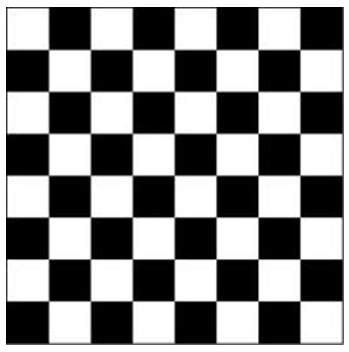
#> input picture 1.jpg, 349 x 352 px, given in place of the camera
$ python detector.py   (older library calls are emulated)
#> lines starting #> are read from the running program, lines starting #| are printed output that depends on the picture; after the words box and inside, x2 and y2 are one past the last pixel; in counts of white or black regions, pixels touching at a corner belong together
import cv2
import numpy as np


"""
TODO:
1) Decrement epsil (for approxContours) if the board isn't found (loose constraints --> serious constraints)
2) Check out the Nao's camera (hopefully it is better than my crap cam)
3) Figure out the best way to detect the board

"""
global tester


from random import randint
WIDTH = 640
HEIGHT = 480
#Detecting duplicates
MAX_DUPLICATE_DELTA = 1.1
#Minimum area
MIN_AREA = 0.005 * WIDTH * HEIGHT

#Checking if 2 areas are equal
MAX_AREA_DELTA = 1.3
NONEXISTENT = -404
#0 = Fujitsu Webcam
#2 = external cam
video = cv2.VideoCapture(0)
if(not video.isOpened()):
    video.open(-1)
    print("Most likely, this won't work")

video.set(cv2.CAP_PROP_FRAME_WIDTH, WIDTH)
video.set(cv2.CAP_PROP_FRAME_HEIGHT, HEIGHT)

def main():
    global MAX_DUPLICATE_DELTA
    global MIN_AREA
    global MAX_AREA_DELTA
    global NONEXISTENT

    global video
    returnValue, colorImg = video.read()
#> colorImg is the input picture: shape (352, 349, 3); min 0, max 255, mean 135.1
    if(returnValue == False):
        print("No video?")
        return

    #colorImg = cv2.imread('2.jpg')
    #colorImg = cv2.resize(colorImg, (0,0), fx=0.5, fy=0.5)

    #cv2.imshow("Color", colorImg)

    img = cv2.cvtColor(colorImg, cv2.COLOR_BGR2GRAY)

    blurSize = 5
    img = cv2.GaussianBlur(img, (blurSize, blurSize), 0, 0)
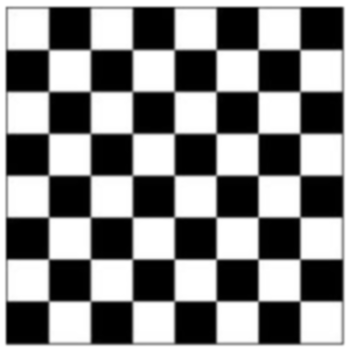
#> img: shape (352, 349); min 0, max 255, mean 135.1
    """
    #Testing out the different image blurring algorithms
    h, w = img.shape
    dst = np.zeros((h, w))

    dst = cv2.blur(img, (blurSize, blurSize))
    cv2.imshow("test", dst)
    dst = cv2.GaussianBlur(img, (blurSize, blurSize), 0, 0)
    cv2.imshow("testG", dst)
    dst = cv2.medianBlur(img, blurSize)
    cv2.imshow("testM", dst)
    """


    #edges = cv2.Canny(img, 70, 100)

    """
    #Auto canny
    sigma = 0.33
    # compute the median of the single channel pixel intensities
    v = np.median(img)

    # apply automatic Canny edge detection using the computed median
    lower = int(max(0, (1.0 - sigma) * v))
    upper = int(min(255, (1.0 + sigma) * v))
    edges = cv2.Canny(img, lower, upper)
    # return the edged image
    """

    #edges = cv2.bitwise_not(edges)
    #ret2,edges = cv2.threshold(img,0,255,cv2.THRESH_BINARY+cv2.THRESH_OTSU)
    #edges = cv2.adaptiveThreshold(img, 255, cv2.ADAPTIVE_THRESH_MEAN_C, cv2.THRESH_BINARY, 33, 0)

    """
    #Also works reasonably well without the laplacian filter
    edges = cv2.Laplacian(img,cv2.CV_8U, scale = 5)
    edges = cv2.blur(edges, (3, 3))
    edges = cv2.threshold(img,170,255,cv2.THRESH_BINARY)[1] #!!!![1]!!!!
    cv2.imshow("Lap", edges)
    """
    #TODO Tweak those parameters (the last 2)
    edges = cv2.adaptiveThreshold(img, 255, cv2.ADAPTIVE_THRESH_GAUSSIAN_C, cv2.THRESH_BINARY, 11, 5)
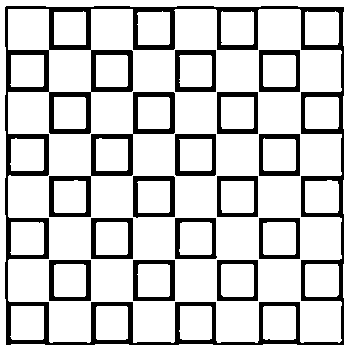
#> edges: shape (352, 349); 80.6% white; 15 black regions, largest, box (x1, y1, x2, y2) and area: (5, 6, 344, 345) 13051, (49, 92, 175, 217) 2173, (133, 176, 175, 218) 699
    edges = cv2.bitwise_not(edges)

    kernel = np.ones((5,5),np.uint8)
    #edges = cv2.dilate(edges,kernel,iterations = 1)
    edges = cv2.morphologyEx(edges, cv2.MORPH_CLOSE, kernel)
#> edges: shape (352, 349); 19.5% white; 10 white regions

    cv2.imshow("Adaptive Threshold", edges)

    magicWhatDoesThisDo, contours, hierarchy = cv2.findContours(edges, cv2.RETR_TREE, cv2.CHAIN_APPROX_SIMPLE)
#> contours = 51 contours; largest, box (x1, y1, x2, y2) and area: (5, 6, 344, 345) 113598, (7, 8, 342, 343) 59028, (132, 133, 176, 177) 1847, (48, 133, 92, 177) 1847, (90, 91, 134, 135) 1847

    if(hierarchy is None):
        print("No edges")
        return

    '''
    >>> hierarchy
    array([[[ 7, -1,  1, -1],
            [-1, -1,  2,  0],
            [-1, -1,  3,  1],
            [-1, -1,  4,  2],
            [-1, -1,  5,  3],
            [ 6, -1, -1,  4],
            [-1,  5, -1,  4],
            [ 8,  0, -1, -1],
            [-1,  7, -1, -1]]])

    [ 7, -1,  1, -1]
    vvvvvvvvvvvvvvv
    Contour 0: [NextOtherContourSameLevel, PrevOtherContourSameLevel, ChildContour, ParentContour]
    '''

    #h, w = img.shape
    #contourImg = np.zeros((h, w))
    #colorImg = cv2.drawContours(colorImg, contours[0], -1, (0, 0, 255), 1)

    colorImg[:] = (0, 0, 0)
#> colorImg: shape (352, 349, 3); every value is 0

    hierarchy = hierarchy[0]

    cleanUpHierarchy(hierarchy, contours)
#> the loop in cleanUpHierarchy, `for i in range(len(contours)):#{` made 51 passes
#> (parentContour, childContour, nextContour, prevContour, area) on passes 2 to 9: (0, -1, 2, -1, 1175), (0, -1, 3, -1, 1146.5), (0, -1, 4, -1, 1146), (0, -1, 5, -1, 1185), (0, -1, 6, -1, 1178.5), (0, -1, 7, -1, 1115.5), (0, -1, 8, -1, 1147), (0, -1, 9, -1, 1085.5)
    #showContours(hierarchy, contours, colorImg, 0)

    #indexes & indices are both purr-fectly acceptable words
    pawsibleBoardIndices = findBoards(hierarchy, contours)
#> the loop in findBoards, `for i in range(len(contours)):#{` made 51 passes
#> area on passes 1, 15: 113597.5, 1847
#> (printed output is left out)
#> after the loop in findBoards, `for i in range(len(contours)):#{`: contours = 51 contours; largest, box (x1, y1, x2, y2) and area: (6, 6, 344, 345) 113738, (7, 8, 342, 343) 66028, (132, 133, 176, 177) 1765, (48, 133, 92, 177) 1765, (90, 91, 134, 135) 1765; possibleBoards = []
#> pawsibleBoardIndices = []

    #Perspective transformation
    if(len(pawsibleBoardIndices) >= 1):
        boardImageSize = 300
        boardImage = np.zeros((boardImageSize, boardImageSize))
        boardContour = contours[pawsibleBoardIndices[0]]

        fromPoints = np.float32([boardContour[0,0], boardContour[1,0], boardContour[2,0], boardContour[3,0]])
        toPoints = np.float32([[0, 0], [0, boardImageSize], [boardImageSize, boardImageSize], [boardImageSize, 0]])
        matrix = cv2.getPerspectiveTransform(fromPoints, toPoints)

        boardImage = cv2.warpPerspective(img, matrix, (boardImageSize,boardImageSize))
        cv2.imshow("Warp Drive" , boardImage)


    showContours(hierarchy, contours, colorImg, 1)

    for boardIndex in pawsibleBoardIndices:
        #Draw the board
        colorImg = cv2.drawContours(colorImg, [contours[boardIndex]], -1, (0,0,255), 20)
        #With all of it's children
        childIndex = hierarchy[boardIndex,2]
        while(childIndex != -1):
            colorImg = cv2.drawContours(colorImg, [contours[childIndex]], 0, (randint(0,255),randint(0,255),randint(0,255)), 1)
            childIndex = hierarchy[childIndex,0]

    """
    for i in range(len(contours)):
        if(hierarchy[i,0] != NONEXISTENT):
            hue = i/len(contours) * 255
            hsvColor = np.uint8([[[hue, 255, 255]]])

            rgb = cv2.cvtColor(hsvColor, cv2.COLOR_HSV2BGR)

            #The countour that we will draw
            cnt = contours[i]
            colorImg = cv2.drawContours(colorImg, [cnt], 0, (int(rgb[0][0][0]), int(rgb[0][0][1]), int(rgb[0][0][2])), 1)
            colorImg = cv2.drawContours(colorImg, cnt, -1, (0,0,255), 2)
            #colorImg = cv2.drawContours(colorImg, [cnt], 0, (randint(0,255),randint(0,255),randint(0,255)), cv2.FILLED)
    """

    cv2.imshow("Edgelords FTW" , colorImg)
#}

def showContours(hierarchy, contours, img, showID = 0):
#> called with hierarchy = array of shape (51, 4), showID = 1
    for i in range(len(contours)):
        if(hierarchy[i,0] != NONEXISTENT):
            #The countour that we will draw
            cnt = contours[i]
            img = cv2.drawContours(img, [cnt], 0, (randint(0,255),randint(0,255),randint(0,255)), 1)
            img = cv2.drawContours(img, cnt, -1, (0,0,255), 2)
#> this loop made 51 passes
#> cnt on passes 1, 15, 16, 20, 21, 25, 26, 32: [[6, 6], [6, 344], [343, 344], [343, 7]], [[132, 134], [174, 133], [175, 175], [133, 176]], [[48, 134], [90, 133], [91, 175], [49, 176]], [[90, 92], [132, 91], [133, 133], [91, 134]], [[7, 92], [48, 91], [49, 133], [8, 134]], [[132, 50], [174, 49], [175, 91], [133, 92]], [[48, 50], [90, 49], [91, 91], [49, 92]], [[217, 260], [217, 300], [257, 300], [257, 260]]
#> pass 1, in showContours, `img = cv2.drawContours(img, [cnt], 0, (randint(0,255),randint(0,255),r..`:
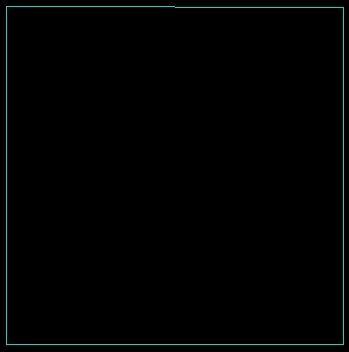
#> img: shape (352, 349, 3); mean B, G, R 2.2, 2.4, 0.2
#> after the loop:
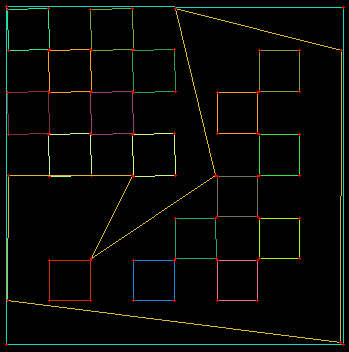
#> img: shape (352, 349, 3); mean B, G, R 4.6, 7.7, 6.4
    #cv2.imshow("ShowMe" + str(showID), img)

#I like GLSL, so I decided to implement this function...
def clamp(num, minValue, maxValue):
    return min(max(num, minValue), maxValue)

#The maximum ratio delta should be something like 1.2
#Only works for positive numbers
def approxEqual(num1, num2, maxRatioDelta):
    if(num2 == 0 or num1 == 0): return False
    ratio = num1 / num2
    if(num2 > num1):
        ratio = 1 / ratio
    return ratio < maxRatioDelta

def invalidateContour(hierarchy, contourIndex):
    global NONEXISTENT
    hierarchy[contourIndex,0] = NONEXISTENT
    hierarchy[contourIndex,1] = NONEXISTENT
    hierarchy[contourIndex,2] = NONEXISTENT
    hierarchy[contourIndex,3] = NONEXISTENT

def cleanUpHierarchy(hierarchy, contours):#{
    """
    Gets rid of the crappy duplicates and the too small contours
    """
    global NONEXISTENT
    for i in range(len(contours)):#{
        parentContour = hierarchy[i,3]
        childContour = hierarchy[i,2]
        nextContour = hierarchy[i,0]
        prevContour = hierarchy[i,1]
        area = cv2.contourArea(contours[i])
        #Has no adjacent contours
        #Has an area similar to the area of it's parent
        if(hierarchy[i,0] == -1 and hierarchy[i,1] == -1 and approxEqual(cv2.contourArea(contours[parentContour]), area, MAX_DUPLICATE_DELTA)):#{
            #print("removed: " + str(i))
            if(parentContour != -1):
                hierarchy[parentContour,2] = childContour
            if(childContour != -1):
                hierarchy[childContour,3] = parentContour
            invalidateContour(hierarchy, i)
        #}

        if(area < MIN_AREA):#{
            #Fix the parent
            if(parentContour != -1):
                if(prevContour != -1):
                    hierarchy[parentContour,2] = prevContour
                else:
                    hierarchy[parentContour,2] = nextContour

            #Fix the previous and next contours
            if(prevContour != -1):
                hierarchy[prevContour,0] = nextContour
            if(nextContour != -1):
                hierarchy[nextContour,1] = prevContour
            #We don't need to deal with the children, because they will get removed in the later iterations (Their area is too small as well)
            invalidateContour(hierarchy, i)
        #}
    #}
#}

def findBoards(hierarchy, contours):#{
    """
    Finds all possible boards and returns them
    Needs a cleaned up hierarchy
    Also messes around with the contours
    """
    global NONEXISTENT

    #Stores the parents of all boards
    possibleBoards = []
    for i in range(len(contours)):#{
        #If the contour exists and is the leftmost contour
        if(hierarchy[i,0] != NONEXISTENT and hierarchy[i,1] == -1):#{
            #Contour
            cnt = contours[i]
            #Area
            area = cv2.contourArea(cnt)

            #Quick heuristics
            #Number of siblings check
            numOfSiblings = 0
            nextSiblingIndex = i
            #0.08 -> too large (unless you want all the contours to be triangles, except the one in the middle)
            #0.07 -> too large
            #0.06 -> too large
            #0.05 = :D
            #0.04 = :D
            #0.03 = :D
            #0.02 -> too small
            #0.01 -> too small
            epsil = 0.03
            #Number of corners check
            sixCorners = 0
            fourCorners = 0

            while(True):#{
                if(hierarchy[nextSiblingIndex,0] != NONEXISTENT):
                    numOfSiblings += 1
                    #Calculates the contour perimeter or the curve length

                    perimeter = cv2.arcLength(contours[nextSiblingIndex], True)
                    approx = cv2.approxPolyDP(contours[nextSiblingIndex], perimeter * epsil, True)

                    if(contourSimilarAngles(approx, [90,0,90,0,90,0], 20)):
                        print("Similar")

                    contours[nextSiblingIndex] = approx

                    if(len(approx) == 6):
                        sixCorners += 1
                    elif(len(approx) == 4):
                        fourCorners += 1
                    else:
                        pass
                        #print("Number of corners: " + str(len(approx)) + " Index: " + str(nextSiblingIndex));

                #Next sibling
                nextSiblingIndex = hierarchy[nextSiblingIndex,0]
                if(nextSiblingIndex == -1 or numOfSiblings > 9):
                    break

            #}
            if(numOfSiblings != 9):
                continue #Pretty much the same as "return"
            if(sixCorners != 8):
                continue
            if(fourCorners != 1):
                continue

            #Parent check
            boardIndex = hierarchy[i,3]
            perimeter = cv2.arcLength(contours[boardIndex], True)
            approx = cv2.approxPolyDP(contours[boardIndex], perimeter * epsil, True)
            #approx = approxPolyFixCorners(approx, 60)
            contours[boardIndex] = approx
            if(len(approx) != 4):
                continue

            possibleBoards.append(boardIndex)

            print("Number of siblings" + str(numOfSiblings))
            print("Corners: " + str(sixCorners) + "*6 " +  str(fourCorners) + "*4");

            #End of quick heuristics
            """

            #COMPARE EACH AREA WITH EACH AREA!!!!
            #4 areas equal to 4 other areas --> one match

            print("Starting")
            print(area)
            #How many contours are there with the same area?
            numOfSameAreaContours = 1
            #The index of the next contour (same level)
            nextContourIndex = hierarchy[i][0]
            while(nextContourIndex != -1):
                nextContour = contours[nextContourIndex]
                nextArea = cv2.contourArea(nextContour)
                print(str(nextArea) + "str" +str(approxEqual(area, nextArea, MAX_AREA_DELTA)))
                if(approxEqual(area, nextArea, MAX_AREA_DELTA)):
                    numOfSameAreaContours += 1
                    print("yo" + str(numOfSameAreaContours));

                nextContourIndex = hierarchy[nextContourIndex][0]

                if(numOfSameAreaContours >= 4):
                    print("Yay" + str(numOfSameAreaContours))
            """
        #}
    #}

    return possibleBoards
#}

def contourSimilarAngles(contour, compareTo, angleEpsilon, radians=False):
    """
    compareTo: An array of angles in the range range: [0-180[
    angleEpsilon: An angle
    """
    if(not radians):
        compareTo = np.radians(compareTo)

    angleEpsilon = np.radians(angleEpsilon)
    #Use SciPy?

    #[start:stop:step]
    #[0:-1] -> element 0 to last-1
    vectors = contour[0:-1] - contour[1:]
    #Add the last line (connecting the first and last point)
    vectors = np.append(vectors, [contour[-1] - contour[0]], axis=0)

    xDeltas = vectors[0:,0,0]
    yDeltas = vectors[0:,0,1]

    angles = np.arctan2(yDeltas, xDeltas)
    angles = np.mod(angles, np.pi)
    rotOffsets = compareTo[0] - angles

    anglesLen = len(angles)
    compareToLen = len(compareTo)

    #Now we can start comparing the stuff
    for i in range(len(rotOffsets)):
        match = True
        currRotOffset = rotOffsets[i]
        compareToIndex = -compareToLen #So that the index can wrap around one time
        for j in range(-anglesLen + i, i):
            if(np.isclose((angles[j] + currRotOffset) % np.pi, compareTo[compareToIndex], atol = angleEpsilon)):
               pass
            else:
                compareToIndex += 1
                if(np.isclose((angles[j] + currRotOffset) % np.pi, compareTo[compareToIndex], atol = angleEpsilon)):
                  pass
                else:
                  match = False
                  break

        if(match):
            return True
        """
        index = i
        for j in range(len(angles)):
            if((angles[j] + rot) == compareTo[index]):

            elif(compareTo[index + 1] == (angles[j] + rot)):
                index += 1
            else:
                match = False
                break
        """

    return False


# [48 lines left out: function approxPolyFixCorners, not called in this run]


while(True): #{
    main()
    if cv2.waitKey(100) & 0xFF == 27:
#> (key Esc is pressed here)
        break
#}

cv2.destroyAllWindows()

$ run again, on 2.jpg
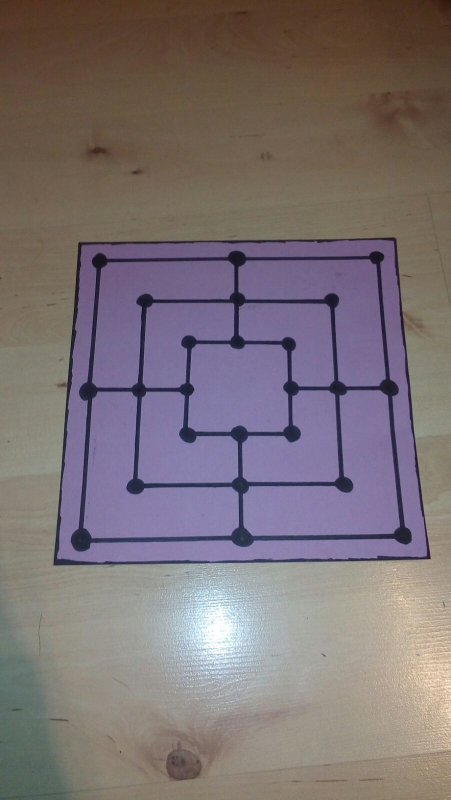
#> input picture 2.jpg, 901 x 1600 px, given in place of the camera (shown at 1/2 size)
#> in main, colorImg is the input picture: shape (1600, 901, 3); mean B, G, R 116, 113.3, 123.8
#> in main, `edges = cv2.adaptiveThreshold(img, 255, cv2.ADAPTIVE_THRESH_GAUSSIAN_C..`:
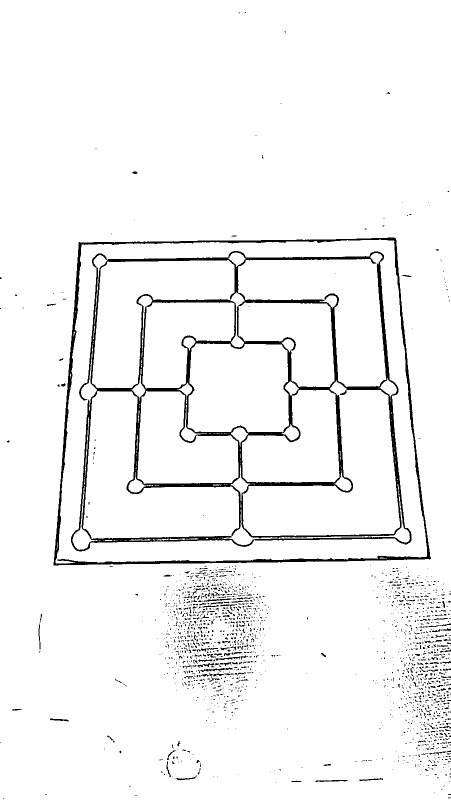
#> edges: shape (1600, 901) (shown at 1/2 size); 95.6% white; 1696 black regions (1548 under 20 px), largest, box (x1, y1, x2, y2) and area: (142, 502, 823, 1103) 35374, (107, 475, 862, 1131) 13075, (401, 1335, 465, 1344) 200
#> in main, `magicWhatDoesThisDo, contours, hierarchy = cv2.findContours(edges, cv2..`: contours = 712 contours, 500 with area under 20; largest, box (x1, y1, x2, y2) and area: (107, 475, 862, 1377) 468568, (113, 479, 855, 1126) 433124, (142, 502, 823, 1103) 346738, (485, 779, 801, 1073) 49186, (165, 782, 479, 1078) 47938
#> the loop in cleanUpHierarchy, `for i in range(len(contours)):#{` made 712 passes
#> (parentContour, childContour, nextContour, area) on passes 14, 15, 19: (-1, -1, 14, 94), (-1, -1, 15, 74), (-1, -1, 19, 75.5)
#> the loop in findBoards, `for i in range(len(contours)):#{` made 712 passes
#> (area, boardIndex, perimeter, approx) on pass 658: (26155.5, 647, 2411, [[185, 517], [152, 1100], [820, 1084], [763, 506]])
#> (printed output is left out)
#> after the loop in findBoards, `for i in range(len(contours)):#{`: contours = 712 contours, 500 with area under 20; largest, box (x1, y1, x2, y2) and area: (107, 475, 862, 1371) 446216, (113, 481, 853, 1119) 430722, (152, 506, 821, 1101) 361814, (487, 789, 788, 1069) 41768, (182, 782, 465, 1077) 41376; possibleBoards = [647]
#> boardContour = [[185, 517], [152, 1100], [820, 1084], [763, 506]]
#> matrix = [[0.6, 0.0339, -128.5], [0.0131, 0.691, -359.6], [-3.89e-06, 0.000311, 1]]
#> the loop in showContours, `for i in range(len(contours)):` made 712 passes
#> cnt on passes 352, 647, 648, 675: [[897, 1227], [812, 1300], [855, 1499]], [[788, 481], [852, 1114], [113, 1118], [163, 488]], [[185, 517], [152, 1100], [820, 1084], [763, 506]], [[382, 696], [563, 688], [577, 852], [376, 856]]
#> the loop in main, `for boardIndex in pawsibleBoardIndices:` made 1 pass
#> boardIndex on pass 1: 647
#> after the loop in main, `for boardIndex in pawsibleBoardIndices:`:
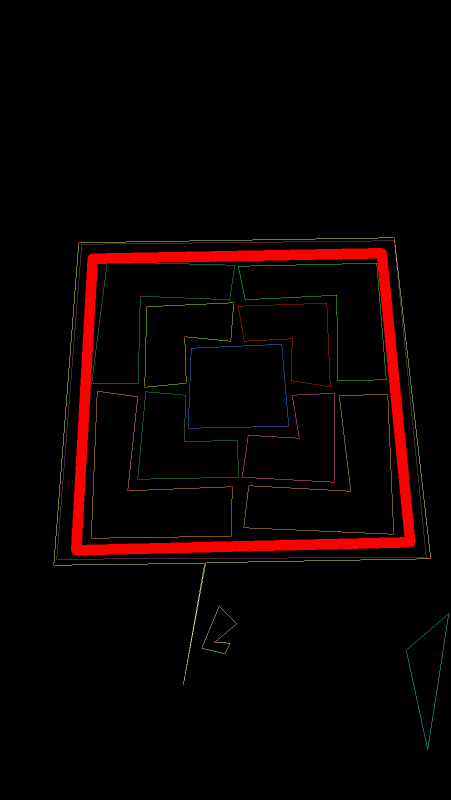
#> colorImg: shape (1600, 901, 3) (shown at 1/2 size); mean B, G, R 1, 1.7, 10.5
